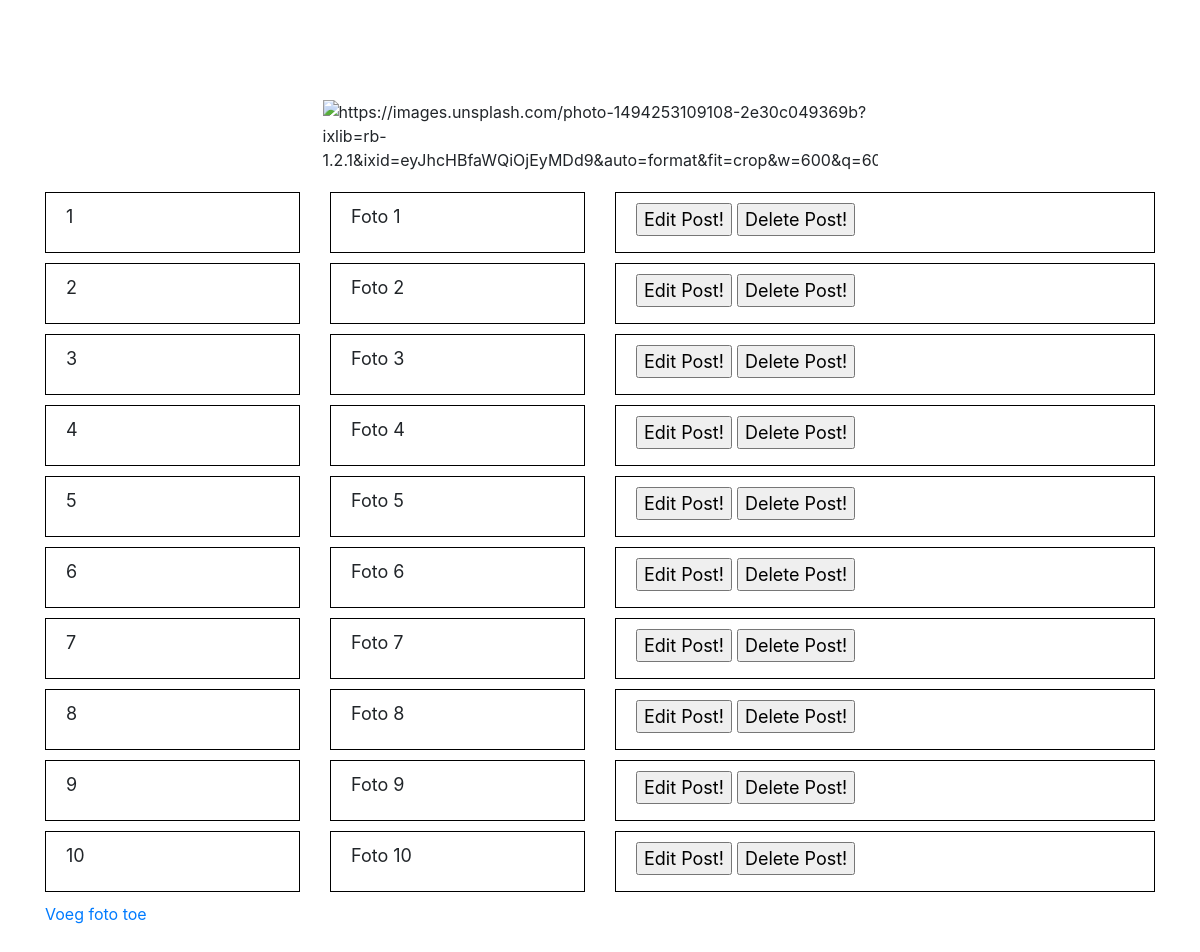
The page / on the database its author committed.
### tables this page shows
CREATE TABLE IF NOT EXISTS `image` (
  `id` int(11) NOT NULL AUTO_INCREMENT,
  `naam` tinytext,
  `url` varchar(255) NOT NULL,
  PRIMARY KEY (`id`)
);

### index.php (the view, shortened to what this page needs)
<?php require('include/header.php') ?>
<?php
$query = $conn->prepare("SELECT url FROM image");
$query->execute();
$result = $query->fetch(PDO::FETCH_ASSOC);
?>
    <div class="container">
        <div class="row">
            <div class="col-12">
                <div class="image-wrapper">
                    <img id="img_placeholder" alt="<?= $result['url']; ?>">
                </div>
            </div>
        </div>
        <div class="row flex-row">
                <?php
                $query = $conn->prepare("SELECT * FROM image");
                $query->execute();
                    while($result = $query->fetch(PDO::FETCH_ASSOC)){
                        ?>
                        <div class="col-md-3 content">
                            <div class="inner">
                                <?= $result['id']; ?>
                            </div>
                        </div>
                        <div class="col-md-3 content"><div class="inner"><?= $result['naam']; ?></div></div>
                        <div class="col-md-6 content">
                            <div class="inner">
                                <a href="edit.php/?id=<?= $result['id']; ?>" class="button">
                                    <input type="submit" name="submit" value="Edit Post!">
                                </a>
                                <form method="POST" action="<?= $_SERVER['PHP_SELF'] ?>" class="button">
                                    <input type="submit" name="deletebutton" value="Delete Post!">
                                </form>
                            </div>
                        </div>
                        <?php
                    }
                ?>
        </div>
        <div class="row">
            <div class="col-12">
                <a href="create.php">
                    Voeg foto toe
                </a>
            </div>
        </div>
    </div>
<?php require('include/footer.php') ?>

### include/header.php (shortened to what this page needs)
<!DOCTYPE html>
<html lang="en">
<head>
    <link rel="stylesheet" href="https://stackpath.bootstrapcdn.com/bootstrap/4.4.1/css/bootstrap.min.css">
    <link rel="stylesheet" href="css/style.css">
</head>
<body>

### include/footer.php (shortened to what this page needs)
</body>
</html>

### css/style.css (style rules this page uses)
body { padding: 100px 0; }
.image-wrapper { margin-bottom: 20px; }
.image-wrapper img { width: 50%; margin: 0 auto; display: block; }
.flex-row { display: flex; flex-wrap: wrap; }
.flex-row:after, .flex-row:before { display: none; }
.content { margin-bottom: 10px; }
.content .inner { border: 1px solid #000; font-size: 18px; display: inline-block; width: 100%; height: 100%; padding: 10px 20px; }
.content .button { display: inline-block; float: left; margin-right: 5px; }
.content .button input { display: inline-block; float: left; }

### rows shown on the page
image: id "1", naam "Foto 1"
image: id "2", naam "Foto 2"
image: id "3", naam "Foto 3"
image: id "4", naam "Foto 4"
image: id "5", naam "Foto 5"
image: id "6", naam "Foto 6"
image: id "7", naam "Foto 7"
image: id "8", naam "Foto 8"
image: id "9", naam "Foto 9"
image: id "10", naam "Foto 10"
